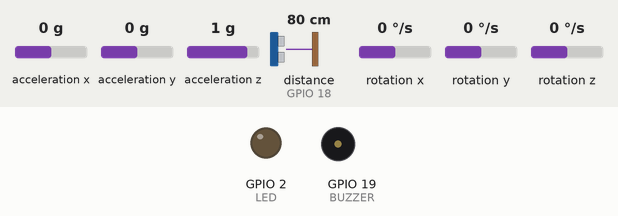
This sketch was run on a simulated ESP32. On the bench: output pins drawn as LEDs (lit = HIGH), buzzer (waves = sounding, pin HIGH). Wiring (inferred from the names in the program): ultrasonic range finder: trigger GPIO 5; echo GPIO 18. The inputs (shaded band) are chosen by the test bench; at power-on: distance to the obstacle (sensor on GPIO 18) 80 cm, acceleration x 0 g, acceleration y 0 g, acceleration z 1 g, rotation x 0 °/s, rotation y 0 °/s, rotation z 0 °/s. The echo pulse lasts 58.3 µs per cm; pins used as bus, display or sensor lines are not drawn.

Above: at 1.2 s.
1.3 s: distance to the obstacle (sensor on GPIO 18) set to 22 cm
2.8 s: distance to the obstacle (sensor on GPIO 18) set to 18 cm
At 4.0 s:
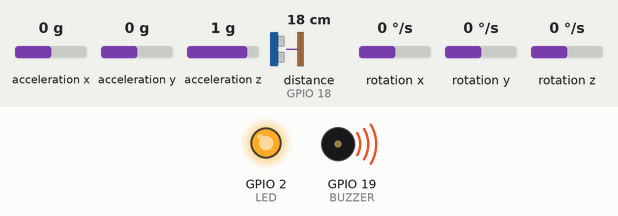
4.3 s: distance to the obstacle (sensor on GPIO 18) set to 35 cm
At 4.9 s:
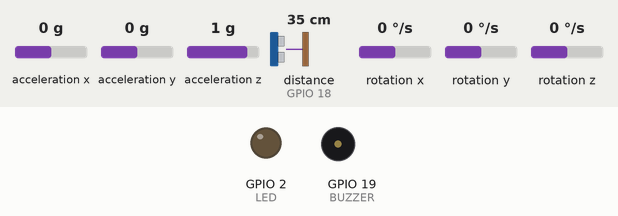
5.8 s: distance to the obstacle (sensor on GPIO 18) set to 2 cm
At 6.2 s:
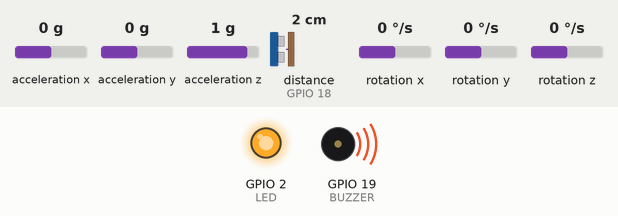
Timing chart, 0 to 8.4 s (numbered marks = the images above; inputs shaded):
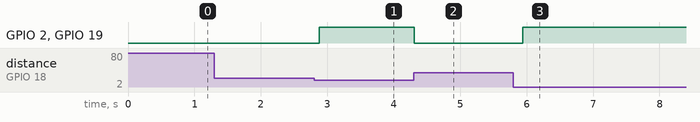

Measured:
- the behaviour switches between 21 and 20 cm on distance to the obstacle (sensor on GPIO 18) (found by bisection; images 0 and 1)
- after the input at 1.3 s, every drawn part: stays the same
- after the input at 2.8 s, GPIO 2 (LED), GPIO 19 (BUZZER): LOW → HIGH after 0.08 s
- after the input at 4.3 s, GPIO 2 (LED), GPIO 19 (BUZZER): HIGH → LOW at once
- after the input at 5.8 s, GPIO 2 (LED), GPIO 19 (BUZZER): LOW → HIGH after 0.15 s

The sketch:

VEHICLE_A_CODE.ino
```cpp
#include <WiFi.h>
#include <esp_now.h>
#include <Wire.h>
#include <MPU6050.h>

MPU6050 mpu;

// Pins
#define TRIG 5
#define ECHO 18
#define BUZZER 19
#define LED 2

// Peer MAC (Vehicle B)
uint8_t peerAddress[] = {0x24, 0x6F, 0x28, 0xAA, 0xBB, 0xCC};

typedef struct struct_message {
  float distance;
  float accel;
  bool brake;
  bool accident;
  bool emergency;
} struct_message;

struct_message incomingData;
struct_message outgoingData;

unsigned long hazardTime = 0;
bool hazardActive = false;

void OnDataRecv(const esp_now_recv_info *info, const uint8_t *data, int len) {
  memcpy(&incomingData, data, sizeof(incomingData));

  if (incomingData.emergency || incomingData.accident || incomingData.brake) {
    hazardActive = true;
    hazardTime = millis();
  }
}

void setup() {
  Serial.begin(115200);

  pinMode(TRIG, OUTPUT);
  pinMode(ECHO, INPUT);
  pinMode(BUZZER, OUTPUT);
  pinMode(LED, OUTPUT);

  Wire.begin();
  mpu.initialize();

  WiFi.mode(WIFI_STA);

  if (esp_now_init() != ESP_OK) {
    Serial.println("ESP NOW Error");
    return;
  }

  esp_now_register_recv_cb(OnDataRecv);

  esp_now_peer_info_t peerInfo = {};
  memcpy(peerInfo.peer_addr, peerAddress, 6);
  peerInfo.channel = 0;
  peerInfo.encrypt = false;

  esp_now_add_peer(&peerInfo);
}

float getDistance() {
  digitalWrite(TRIG, LOW);
  delayMicroseconds(2);
  digitalWrite(TRIG, HIGH);
  delayMicroseconds(10);
  digitalWrite(TRIG, LOW);

  long duration = pulseIn(ECHO, HIGH);
  float distance = duration * 0.034 / 2;
  return distance;
}

void loop() {

  float distance = getDistance();

  int16_t ax, ay, az;
  mpu.getAcceleration(&ax, &ay, &az);

  float accel = ax / 16384.0;

  bool brake = abs(accel) > 1.2;
  bool accident = abs(accel) > 3.0;

  outgoingData.distance = distance;
  outgoingData.accel = accel;
  outgoingData.brake = brake;
  outgoingData.accident = accident;
  outgoingData.emergency = false;

  esp_now_send(peerAddress, (uint8_t *)&outgoingData, sizeof(outgoingData));

  if (distance < 20 || hazardActive) {
    digitalWrite(BUZZER, HIGH);
    digitalWrite(LED, HIGH);
  } else {
    digitalWrite(BUZZER, LOW);
    digitalWrite(LED, LOW);
  }

  if (millis() - hazardTime > 5000) {
    hazardActive = false;
  }

  delay(200);
}
```
